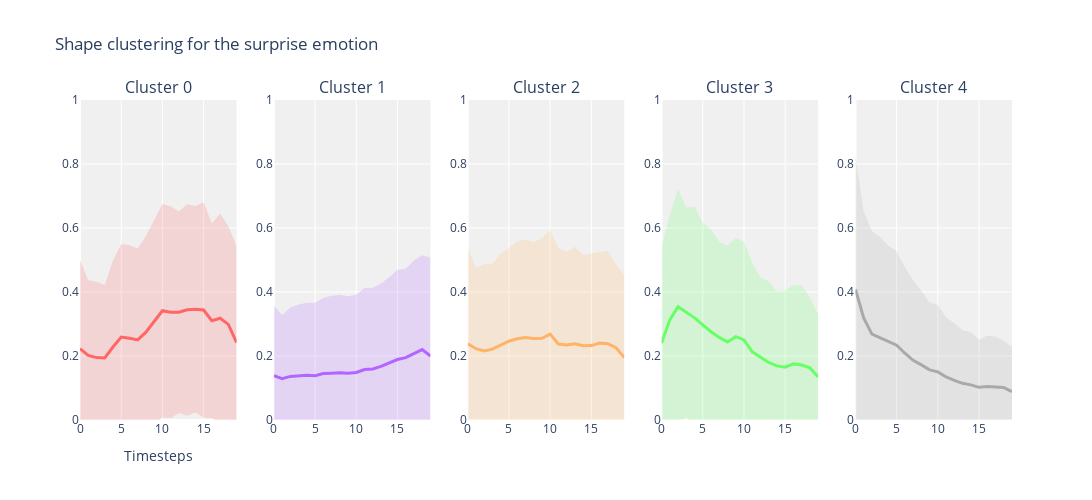
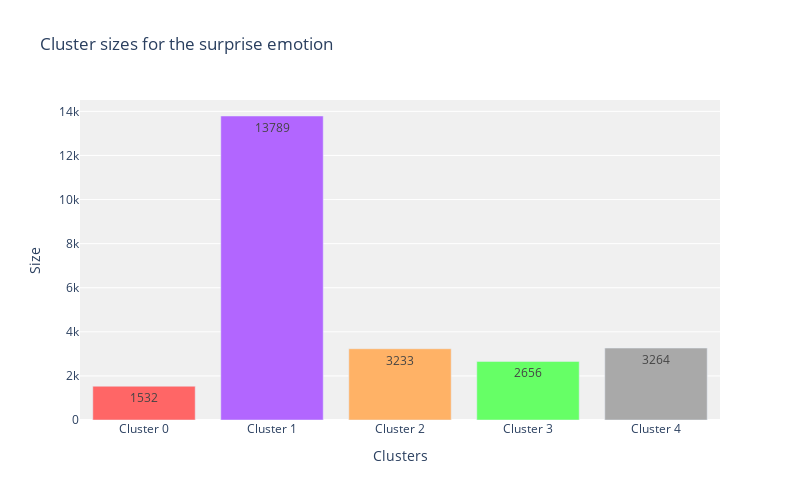

Notebook source saved alongside these figures, in order:
### Code cell
plot_cluster_evolution_plotly(X_surprise, y_surprise, 5, "Shape clustering for the surprise emotion", emotion="surprise", save=True)
plot_cluster_sizes([np.sum(y_surprise == i) for i in range(5)], 5, emotion="surprise", save=True)

### Figure 1 — Plotly figure (JSON) as saved in the notebook; plotly's stock layout.template omitted (floating-point values rounded to 4 significant figures)
{"data": [{"line": {"color": "#ff6666", "width": 3}, "mode": "lines", "name": "avg", "type": "scatter", "x": [0, 1, 2, 3, 4, 5, 6, 7, 8, 9, 10, 11, 12, 13, 14, 15, 16, 17, 18, 19], "xaxis": "x", "y": [0.223, 0.2021, 0.195, 0.194, 0.228, 0.2592, 0.2553, 0.2502, 0.2746, 0.3071, 0.3415, 0.3369, 0.3366, 0.3443, 0.3459, 0.3437, 0.3102, 0.3179, 0.2989, 0.242], "yaxis": "y"}, {"fill": "toself", "fillcolor": "rgba(255, 102, 102, 0.2)", "hoverinfo": "skip", "line": {"color": "rgba(255,255,255,0)"}, "name": "std", "type": "scatter", "x": [0, 1, 2, 3, 4, 5, 6, 7, 8, 9, 10, 11, 12, 13, 14, 15, 16, 17, 18, 19, 19, 18, 17, 16, 15, 14, 13, 12, 11, 10, 9, 8, 7, 6, 5, 4, 3, 2, 1, 0], "xaxis": "x", "y": [0.5004, 0.4369, 0.4322, 0.4222, 0.4988, 0.5498, 0.547, 0.5357, 0.5751, 0.626, 0.6747, 0.668, 0.6514, 0.6754, 0.6686, 0.6802, 0.6141, 0.6456, 0.6058, 0.5437, -0.05976, -0.00796, -0.009808, 0.006281, 0.00726, 0.02324, 0.01327, 0.02179, 0.005766, 0.008287, -0.01172, -0.02581, -0.03528, -0.03641, -0.03141, -0.04275, -0.03421, -0.04216, -0.03277, -0.05434], "yaxis": "y"}, {"line": {"color": "#b266ff", "width": 3}, "mode": "lines", "name": "avg", "type": "scatter", "x": [0, 1, 2, 3, 4, 5, 6, 7, 8, 9, 10, 11, 12, 13, 14, 15, 16, 17, 18, 19], "xaxis": "x2", "y": [0.1385, 0.1289, 0.1362, 0.1381, 0.1398, 0.1386, 0.1451, 0.1464, 0.1477, 0.1459, 0.1485, 0.1579, 0.1597, 0.1674, 0.1786, 0.1889, 0.1949, 0.2067, 0.2199, 0.2], "yaxis": "y2"}, {"fill": "toself", "fillcolor": "rgba(178, 102, 255, 0.2)", "hoverinfo": "skip", "line": {"color": "rgba(255,255,255,0)"}, "name": "std", "type": "scatter", "x": [0, 1, 2, 3, 4, 5, 6, 7, 8, 9, 10, 11, 12, 13, 14, 15, 16, 17, 18, 19, 19, 18, 17, 16, 15, 14, 13, 12, 11, 10, 9, 8, 7, 6, 5, 4, 3, 2, 1, 0], "xaxis": "x2", "y": [0.3579, 0.3284, 0.3518, 0.3612, 0.3665, 0.3664, 0.3812, 0.3884, 0.3915, 0.3868, 0.3917, 0.4127, 0.4132, 0.4266, 0.4464, 0.4696, 0.4727, 0.4984, 0.5148, 0.5081, -0.1082, -0.07489, -0.08497, -0.08278, -0.0918, -0.08906, -0.09174, -0.09383, -0.09692, -0.09472, -0.09511, -0.0961, -0.0955, -0.09099, -0.08928, -0.08697, -0.08499, -0.07949, -0.07061, -0.08088], "yaxis": "y2"}, {"line": {"color": "#ffb266", "width": 3}, "mode": "lines", "name": "avg", "type": "scatter", "x": [0, 1, 2, 3, 4, 5, 6, 7, 8, 9, 10, 11, 12, 13, 14, 15, 16, 17, 18, 19], "xaxis": "x3", "y": [0.2383, 0.2228, 0.2155, 0.2214, 0.2339, 0.2462, 0.2537, 0.2578, 0.2551, 0.2552, 0.2686, 0.2376, 0.2343, 0.2384, 0.2318, 0.2326, 0.2403, 0.2383, 0.2258, 0.1949], "yaxis": "y3"}, {"fill": "toself", "fillcolor": "rgba(255, 178, 102, 0.2)", "hoverinfo": "skip", "line": {"color": "rgba(255,255,255,0)"}, "name": "std", "type": "scatter", "x": [0, 1, 2, 3, 4, 5, 6, 7, 8, 9, 10, 11, 12, 13, 14, 15, 16, 17, 18, 19, 19, 18, 17, 16, 15, 14, 13, 12, 11, 10, 9, 8, 7, 6, 5, 4, 3, 2, 1, 0], "xaxis": "x3", "y": [0.5391, 0.475, 0.4871, 0.4876, 0.5198, 0.5372, 0.5588, 0.563, 0.5565, 0.5687, 0.5933, 0.5372, 0.5261, 0.5411, 0.5159, 0.5198, 0.5231, 0.5286, 0.4861, 0.4522, -0.0625, -0.03451, -0.05201, -0.04259, -0.05471, -0.05226, -0.06436, -0.05761, -0.06204, -0.05613, -0.05835, -0.04636, -0.04739, -0.05141, -0.04483, -0.05198, -0.04489, -0.05623, -0.02943, -0.06248], "yaxis": "y3"}, {"line": {"color": "#66ff66", "width": 3}, "mode": "lines", "name": "avg", "type": "scatter", "x": [0, 1, 2, 3, 4, 5, 6, 7, 8, 9, 10, 11, 12, 13, 14, 15, 16, 17, 18, 19], "xaxis": "x4", "y": [0.2403, 0.3129, 0.3542, 0.337, 0.3192, 0.2974, 0.2757, 0.2581, 0.2439, 0.2605, 0.2504, 0.2129, 0.1955, 0.1797, 0.169, 0.165, 0.1753, 0.172, 0.1628, 0.1345], "yaxis": "y4"}, {"fill": "toself", "fillcolor": "rgba(102, 255, 102, 0.2)", "hoverinfo": "skip", "line": {"color": "rgba(255,255,255,0)"}, "name": "std", "type": "scatter", "x": [0, 1, 2, 3, 4, 5, 6, 7, 8, 9, 10, 11, 12, 13, 14, 15, 16, 17, 18, 19, 19, 18, 17, 16, 15, 14, 13, 12, 11, 10, 9, 8, 7, 6, 5, 4, 3, 2, 1, 0], "xaxis": "x4", "y": [0.5432, 0.6414, 0.7221, 0.6643, 0.6663, 0.6166, 0.5964, 0.5568, 0.5455, 0.5695, 0.5582, 0.4914, 0.4461, 0.4337, 0.4026, 0.4044, 0.422, 0.4203, 0.3842, 0.3302, -0.06126, -0.05854, -0.0763, -0.07138, -0.07449, -0.06464, -0.07432, -0.05512, -0.06555, -0.05742, -0.04847, -0.05764, -0.04057, -0.04495, -0.02184, -0.0278, 0.009753, -0.01369, -0.01557, -0.06261], "yaxis": "y4"}, {"line": {"color": "#a9a9a9", "width": 3}, "mode": "lines", "name": "avg", "type": "scatter", "x": [0, 1, 2, 3, 4, 5, 6, 7, 8, 9, 10, 11, 12, 13, 14, 15, 16, 17, 18, 19], "xaxis": "x5", "y": [0.4085, 0.3191, 0.2685, 0.257, 0.2448, 0.2337, 0.2087, 0.1863, 0.1722, 0.1567, 0.1504, 0.1347, 0.124, 0.1146, 0.1098, 0.1021, 0.105, 0.1041, 0.1013, 0.08835], "yaxis": "y5"}, {"fill": "toself", "fillcolor": "rgba(169, 169, 169, 0.2)", "hoverinfo": "skip", "line": {"color": "rgba(255,255,255,0)"}, "name": "std", "type": "scatter", "x": [0, 1, 2, 3, 4, 5, 6, 7, 8, 9, 10, 11, 12, 13, 14, 15, 16, 17, 18, 19, 19, 18, 17, 16, 15, 14, 13, 12, 11, 10, 9, 8, 7, 6, 5, 4, 3, 2, 1, 0], "xaxis": "x5", "y": [0.8268, 0.6522, 0.5899, 0.5717, 0.5446, 0.5274, 0.4776, 0.4368, 0.4038, 0.3673, 0.3585, 0.321, 0.3025, 0.2802, 0.2745, 0.251, 0.2643, 0.2604, 0.2479, 0.227, -0.05027, -0.04529, -0.05214, -0.05434, -0.04677, -0.05494, -0.05088, -0.05439, -0.05173, -0.05783, -0.05394, -0.05928, -0.06415, -0.06018, -0.06004, -0.05498, -0.05767, -0.05289, -0.01396, -0.009834], "yaxis": "y5"}], "layout": {"annotations": [{"font": {"size": 16}, "showarrow": false, "text": "Cluster 0", "x": 0.084, "xanchor": "center", "xref": "paper", "y": 1, "yanchor": "bottom", "yref": "paper"}, {"font": {"size": 16}, "showarrow": false, "text": "Cluster 1", "x": 0.292, "xanchor": "center", "xref": "paper", "y": 1, "yanchor": "bottom", "yref": "paper"}, {"font": {"size": 16}, "showarrow": false, "text": "Cluster 2", "x": 0.5, "xanchor": "center", "xref": "paper", "y": 1, "yanchor": "bottom", "yref": "paper"}, {"font": {"size": 16}, "showarrow": false, "text": "Cluster 3", "x": 0.708, "xanchor": "center", "xref": "paper", "y": 1, "yanchor": "bottom", "yref": "paper"}, {"font": {"size": 16}, "showarrow": false, "text": "Cluster 4", "x": 0.916, "xanchor": "center", "xref": "paper", "y": 1, "yanchor": "bottom", "yref": "paper"}], "height": 500, "plot_bgcolor": "rgba(240,240,240,1)", "showlegend": false, "title": {"text": "Shape clustering for the surprise emotion"}, "width": 2000, "xaxis": {"anchor": "y", "domain": [0, 0.168], "title": {"text": "Timesteps"}}, "xaxis2": {"anchor": "y2", "domain": [0.208, 0.376]}, "xaxis3": {"anchor": "y3", "domain": [0.416, 0.584]}, "xaxis4": {"anchor": "y4", "domain": [0.624, 0.792]}, "xaxis5": {"anchor": "y5", "domain": [0.832, 1]}, "yaxis": {"anchor": "x", "domain": [0, 1], "range": [0, 1]}, "yaxis2": {"anchor": "x2", "domain": [0, 1], "range": [0, 1]}, "yaxis3": {"anchor": "x3", "domain": [0, 1], "range": [0, 1]}, "yaxis4": {"anchor": "x4", "domain": [0, 1], "range": [0, 1]}, "yaxis5": {"anchor": "x5", "domain": [0, 1], "range": [0, 1]}}}

### Figure 2 — Plotly figure (JSON) as saved in the notebook; plotly's stock layout.template omitted (floating-point values rounded to 4 significant figures)
{"data": [{"marker": {"color": ["#ff6666", "#b266ff", "#ffb266", "#66ff66", "#a9a9a9"]}, "text": ["1532", "13789", "3233", "2656", "3264"], "textposition": "auto", "type": "bar", "x": ["Cluster 0", "Cluster 1", "Cluster 2", "Cluster 3", "Cluster 4"], "y": [1532, 13789, 3233, 2656, 3264]}], "layout": {"height": 500, "plot_bgcolor": "rgba(240, 240, 240, 1)", "title": {"text": "Cluster sizes for the surprise emotion"}, "width": 800, "xaxis": {"title": {"text": "Clusters"}}, "yaxis": {"title": {"text": "Size"}}}}
